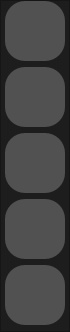
          <widget class="QFrame" name="left_menu">
           <property name="minimumSize">
            <size>
             <width>70</width>
             <height>0</height>
            </size>
           </property>
           <property name="maximumSize">
            <size>
             <width>65</width>
             <height>16777215</height>
            </size>
           </property>
           <property name="styleSheet">
            <string notr="true">QFrame{
	background-color: rgba(29,29,29,255);
}
QPushButton{
	background-color: rgba(81,81,81,255);
	border-radius:20px;
}
QPushButton:hover{
	background-color: rgb(0,92,157);
}
QPushButton:pressed{
border-bottom: 2px solid rgb(255,165,24);
}
</string>
           </property>
           <property name="frameShape">
            <enum>QFrame::StyledPanel</enum>
           </property>
           <property name="frameShadow">
            <enum>QFrame::Raised</enum>
           </property>
           <layout class="QVBoxLayout" name="verticalLayout_28">
            <property name="leftMargin">
             <number>0</number>
            </property>
            <property name="topMargin">
             <number>0</number>
            </property>
            <property name="rightMargin">
             <number>0</number>
            </property>
            <property name="bottomMargin">
             <number>0</number>
            </property>
            <item alignment="Qt::AlignHCenter">
             <widget class="QPushButton" name="CAR_button">
              <property name="minimumSize">
               <size>
                <width>60</width>
                <height>60</height>
               </size>
              </property>
              <property name="maximumSize">
               <size>
                <width>16777215</width>
                <height>16777215</height>
               </size>
              </property>
              <property name="styleSheet">
               <string notr="true"/>
              </property>
              <property name="text">
               <string/>
              </property>
              <property name="icon">
               <iconset resource="rec.qrc">
                <normaloff>:/images/car.png</normaloff>:/images/car.png</iconset>
              </property>
              <property name="iconSize">
               <size>
                <width>40</width>
                <height>40</height>
               </size>
              </property>
             </widget>
            </item>
            <item alignment="Qt::AlignHCenter">
             <widget class="QPushButton" name="GPS_button">
              <property name="minimumSize">
               <size>
                <width>60</width>
                <height>60</height>
               </size>
              </property>
              <property name="maximumSize">
               <size>
                <width>16777215</width>
                <height>16777215</height>
               </size>
              </property>
              <property name="styleSheet">
               <string notr="true"/>
              </property>
              <property name="text">
               <string/>
              </property>
              <property name="icon">
               <iconset resource="rec.qrc">
                <normaloff>:/images/GPS.png</normaloff>:/images/GPS.png</iconset>
              </property>
              <property name="iconSize">
               <size>
                <width>35</width>
                <height>35</height>
               </size>
              </property>
             </widget>
            </item>
            <item alignment="Qt::AlignHCenter">
             <widget class="QPushButton" name="DATA_button">
              <property name="minimumSize">
               <size>
                <width>60</width>
                <height>60</height>
               </size>
              </property>
              <property name="maximumSize">
               <size>
                <width>16777215</width>
                <height>16777215</height>
               </size>
              </property>
              <property name="layoutDirection">
               <enum>Qt::LeftToRight</enum>
              </property>
              <property name="styleSheet">
               <string notr="true"/>
              </property>
              <property name="text">
               <string/>
              </property>
              <property name="icon">
               <iconset resource="rec.qrc">
                <normaloff>:/images/data.png</normaloff>:/images/data.png</iconset>
              </property>
              <property name="iconSize">
               <size>
                <width>40</width>
                <height>40</height>
               </size>
              </property>
             </widget>
            </item>
            <item alignment="Qt::AlignHCenter">
             <widget class="QPushButton" name="PRODUCT_button">
              <property name="minimumSize">
               <size>
                <width>60</width>
                <height>60</height>
               </size>
              </property>
              <property name="maximumSize">
               <size>
                <width>16777215</width>
                <height>16777215</height>
               </size>
              </property>
              <property name="styleSheet">
               <string notr="true"/>
              </property>
              <property name="text">
               <string/>
              </property>
              <property name="icon">
               <iconset resource="rec.qrc">
                <normaloff>:/images/contact.png</normaloff>:/images/contact.png</iconset>
              </property>
              <property name="iconSize">
               <size>
                <width>40</width>
                <height>40</height>
               </size>
              </property>
             </widget>
            </item>
            <item alignment="Qt::AlignHCenter">
             <widget class="QPushButton" name="SETTING_button">
              <property name="minimumSize">
               <size>
                <width>60</width>
                <height>60</height>
               </size>
              </property>
              <property name="styleSheet">
               <string notr="true"/>
              </property>
              <property name="text">
               <string/>
              </property>
              <property name="icon">
               <iconset resource="rec.qrc">
                <normaloff>:/images/setting.png</normaloff>:/images/setting.png</iconset>
              </property>
              <property name="iconSize">
               <size>
                <width>55</width>
                <height>55</height>
               </size>
              </property>
             </widget>
            </item>
            <item>
             <widget class="QFrame" name="frame_31">
              <property name="frameShape">
               <enum>QFrame::StyledPanel</enum>
              </property>
              <property name="frameShadow">
               <enum>QFrame::Raised</enum>
              </property>
             </widget>
            </item>
           </layout>
          </widget>
